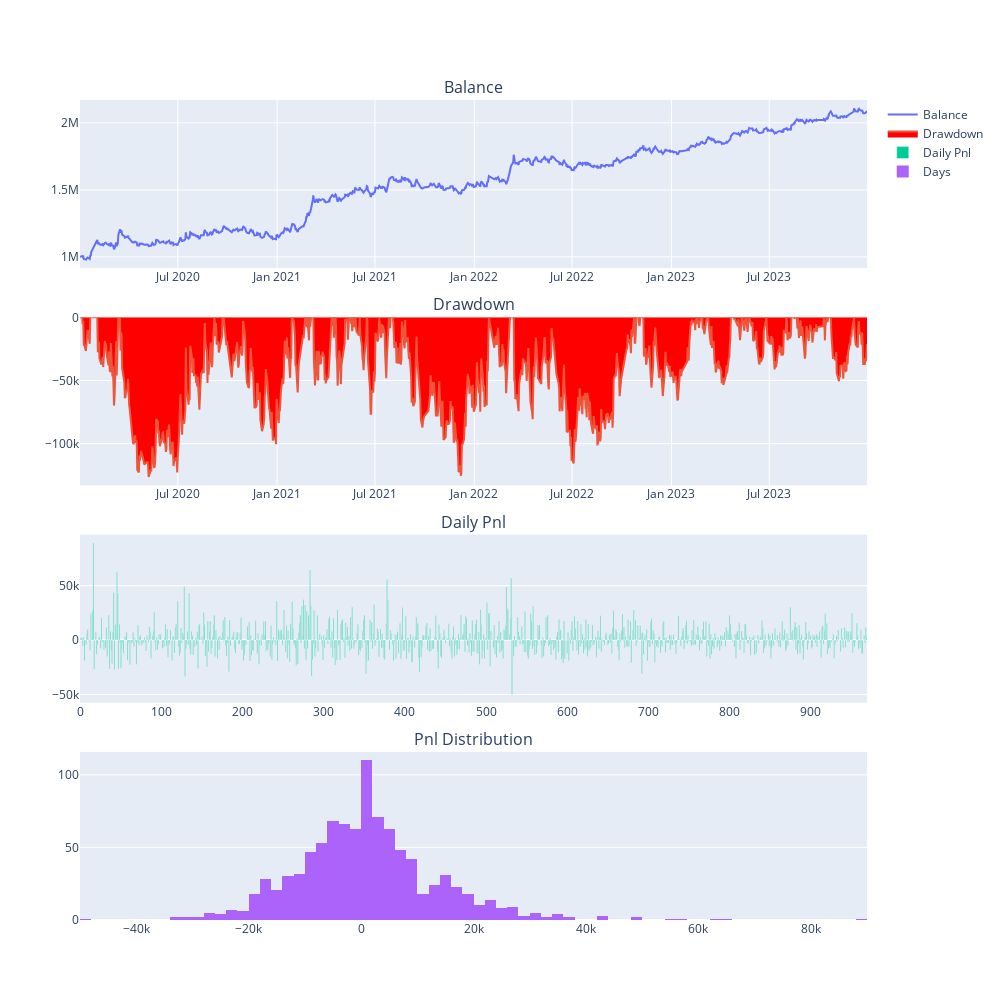

The notebook cell this image was saved under:
### Code cell
engine = BacktestingEngine()

engine.set_parameters(
    vt_symbol="IF99.CFFEX",
    interval="1m",
    start=datetime(2020, 1, 1),
    end=datetime(2023, 12, 31),
    rate=0.3/10000,
    slippage=0.4,
    size=300,
    pricetick=0.2,
    capital=1_000_000
)

setting = {
    "k1": 0.7,
    "k2": 0.15,
    'rsi_window': 15,
    'rsi_signal': 15,
    "trailing_long": 0.4,
    "trailing_short": 1.4
}

engine.add_strategy(SurgeStrategy, setting)

engine.load_data()
engine.run_backtesting()
engine.calculate_result()
engine.calculate_statistics()
engine.show_chart()

### Figure 1 — Plotly figure (JSON) as saved in the notebook; plotly's stock layout.template omitted (floating-point values rounded to 4 significant figures; data arrays with more than 128 entries replaced by an {"elided": "..."} marker saying what was removed)
{"data": [{"mode": "lines", "name": "Balance", "type": "scatter", "x": {"elided": "970 str values"}, "xaxis": "x", "y": {"elided": "970 float values"}, "yaxis": "y"}, {"fill": "tozeroy", "fillcolor": "red", "mode": "lines", "name": "Drawdown", "type": "scatter", "x": {"elided": "970 str values"}, "xaxis": "x2", "y": {"elided": "970 float values"}, "yaxis": "y2"}, {"name": "Daily Pnl", "type": "bar", "xaxis": "x3", "y": {"elided": "970 float values"}, "yaxis": "y3"}, {"name": "Days", "nbinsx": 100, "type": "histogram", "x": {"elided": "970 float values"}, "xaxis": "x4", "yaxis": "y4"}], "layout": {"annotations": [{"font": {"size": 16}, "showarrow": false, "text": "Balance", "x": 0.5, "xanchor": "center", "xref": "paper", "y": 1, "yanchor": "bottom", "yref": "paper"}, {"font": {"size": 16}, "showarrow": false, "text": "Drawdown", "x": 0.5, "xanchor": "center", "xref": "paper", "y": 0.735, "yanchor": "bottom", "yref": "paper"}, {"font": {"size": 16}, "showarrow": false, "text": "Daily Pnl", "x": 0.5, "xanchor": "center", "xref": "paper", "y": 0.47, "yanchor": "bottom", "yref": "paper"}, {"font": {"size": 16}, "showarrow": false, "text": "Pnl Distribution", "x": 0.5, "xanchor": "center", "xref": "paper", "y": 0.205, "yanchor": "bottom", "yref": "paper"}], "height": 1000, "width": 1000, "xaxis": {"anchor": "y", "domain": [0, 1]}, "xaxis2": {"anchor": "y2", "domain": [0, 1]}, "xaxis3": {"anchor": "y3", "domain": [0, 1]}, "xaxis4": {"anchor": "y4", "domain": [0, 1]}, "yaxis": {"anchor": "x", "domain": [0.795, 1]}, "yaxis2": {"anchor": "x2", "domain": [0.53, 0.735]}, "yaxis3": {"anchor": "x3", "domain": [0.265, 0.47]}, "yaxis4": {"anchor": "x4", "domain": [0, 0.205]}}}
